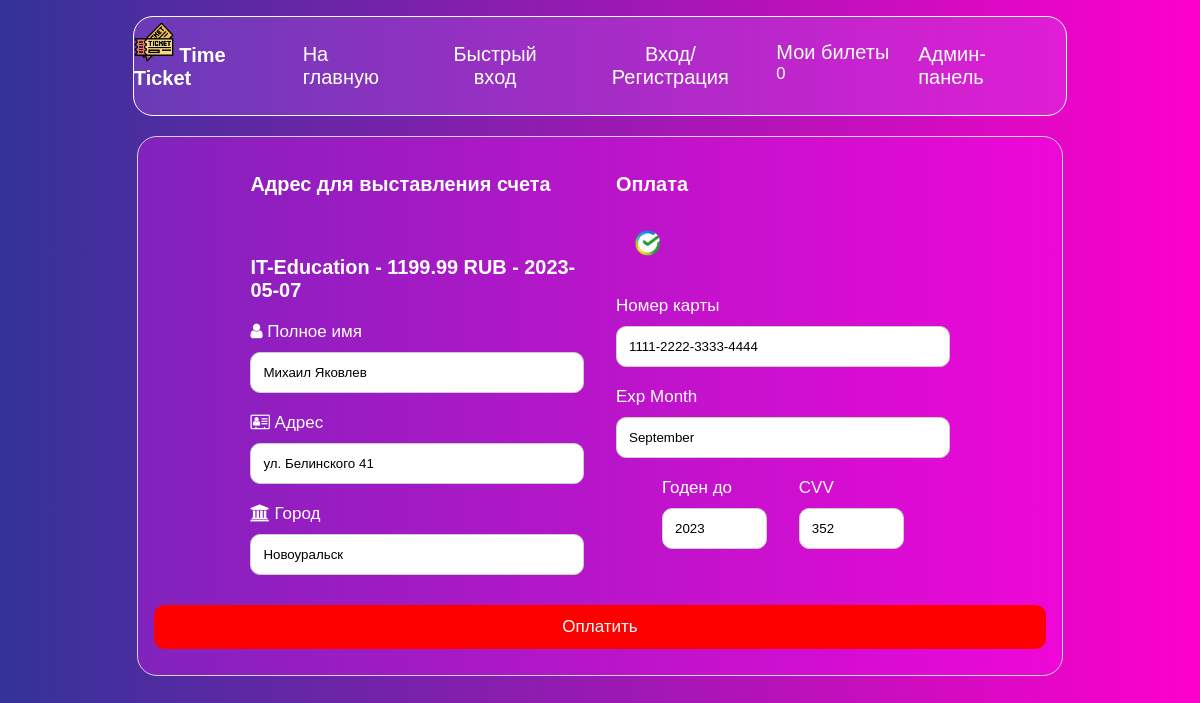
The app's page /buy?id=1 with its own data.
### main.py (models this page shows, shortened)
class Tickets(db.Model):
    id = db.Column(db.Integer, primary_key=True)
    author = db.Column(db.String(150), nullable=False)
    price_simple = db.Column(db.Float, nullable=False)
    price_dish = db.Column(db.Float, nullable=False)
    price_merch = db.Column(db.Float, nullable=False)
    tickets_count_simple =  db.Column(db.Integer, nullable=False)
    tickets_count_dish =  db.Column(db.Integer, nullable=False)
    tickets_count_merch =  db.Column(db.Integer, nullable=False)
    concert_name = db.Column(db.String(150), nullable=False)
    date = db.Column(db.String(150), nullable=False)
    image_path = db.Column(db.String(150), nullable=False)
    description = db.Column(db.String(500), nullable=False)

### main.py (the view)
@app.route('/buy')
def buy():
    try:
        name = request.cookies.get('user')
        a = len(list(Tickets_in_Cart.query.filter_by(author=name).all()))
        _id = request.args.get('id')
        _type = request.args.get('type')
        if id is None:
            return redirect('/')
        _id = int(_id)
        ticket = Tickets.query.filter_by(id=_id).first()
        return render_template('buy.html', ticket=ticket, a=a, type=_type)
    except:
        return redirect('/')

### templates/buy.html (shortened to what this page needs)
<!DOCTYPE html>
<html lang="en">
<head>
    <link rel="stylesheet" href="/static/css/style.css"/>
    <link rel="stylesheet" href="/static/css/buy.css"/>
    <link rel="stylesheet" href="https://cdnjs.cloudflare.com/ajax/libs/font-awesome/4.7.0/css/font-awesome.min.css">
</head>
<body>
    {% include 'header.html' %}
    <div class="row">
        <div class="col-75">
          <div class="container">
              <div class="row">
                <div class="col-50">
                  <h3 class="TextBG">Адрес для выставления счета</h3>
                  <br> <h3 class="TextBG">{{ ticket.concert_name }} - {% if type == 'simple' %}{{ ticket.price_simple }}{% elif type == 'dish' %}{{ ticket.price_dish }}{% else %}{{ ticket.price_merch }}{% endif %} RUB - {{ ticket.date }}</h3>
                  <label for="fname" class="TextBG"><i class="fa fa-user"></i> Полное имя</label>
                  <input type="text" id="fname" maxlength="20" name="firstname" placeholder="Михаил Яковлев">
                  <label for="adr" class="TextBG"><i class="fa fa-address-card-o"></i> Адрес</label>
                  <input type="text" id="adr" name="address" maxlength="30" placeholder="ул. Белинского 41">
                  <label for="city" class="TextBG"><i class="fa fa-institution"></i> Город</label>
                  <input type="text" id="city" name="city" maxlength="20" placeholder="Новоуральск">
                </div>
                <div class="col-50">
                  <h3 class="TextBG">Оплата</h3>
                  <div class="icon-container">
                    <img height="40" src="/static/images/sber.png">
                  </div>
                  <label for="ccnum" class="TextBG">Номер карты</label>
                  <input type="text" id="ccnum"  maxlength="20" name="cardnumber" placeholder="1111-2222-3333-4444">
                  <label for="expmonth" class="TextBG">Exp Month</label>
                  <input type="text" id="expmonth" maxlength="3" name="expmonth" placeholder="September">
                  <div class="row">
                    <div class="col-50">
                      <label for="expyear" class="TextBG">Годен до</label>
                      <input type="text" id="expyear" name="expyear" maxlength="4" placeholder="2023">
                    </div>
                    <div class="col-50">
                      <label for="cvv" class="TextBG">CVV</label>
                      <input type="text" id="cvv" name="cvv"maxlength="4" placeholder="352">
                    </div>
                  </div>
                </div>
            </div>
              <input type="button" value="Оплатить" class="btn" onclick="alert('А не работает :|')">
          </div>
        </div>
      </div>
</body>
</html>

### static/css/style.css (style rules this page uses)
body { font-family: 'Poppins', sans-serif; min-height: 100vh; background: linear-gradient(to right, #333399, #ff00cc); }

### static/css/buy.css (style rules this page uses)
body { font-family: Arial; font-size: 17px; padding: 8px; }
* { box-sizing: border-box; }
.row { display: -ms-flexbox; display: flex; -ms-flex-wrap: wrap; flex-wrap: wrap; margin: 0 -16px; width: 82%; margin-left: auto; margin-right: auto; }
.col-50 { -ms-flex: 50%; flex: 50%; }
.col-75 { -ms-flex: 75%; flex: 75%; }
.col-25, .col-50, .col-75 { padding: 0 16px; }
.container { background-color: rgba(255, 10, 255, 0.3); padding: 5px 20px 15px 20px; border: 1px solid lightgrey; border-radius: 20px; }
input[type=text] { width: 100%; margin-bottom: 20px; padding: 12px; border: 1px solid #ccc; border-radius: 10px; }
label { margin-bottom: 10px; display: block; }
.icon-container { margin-bottom: 20px; padding: 7px 0; font-size: 24px; }
.btn { background-color: red; color: white; padding: 12px; margin: 10px 0; border: none; width: 100%; border-radius: 10px; cursor: pointer; font-size: 17px; }
.TextBG { color: white; }

### static/css/fastauth.css (style rules this page uses)
body { font-family: Arial, Helvetica, sans-serif; }
.container { padding: 16px; }

### records on screen
Tickets: concert_name "IT-Education", price_merch "1199.99", date "2023-05-07"

### other values on screen
{{ a }} "0"
